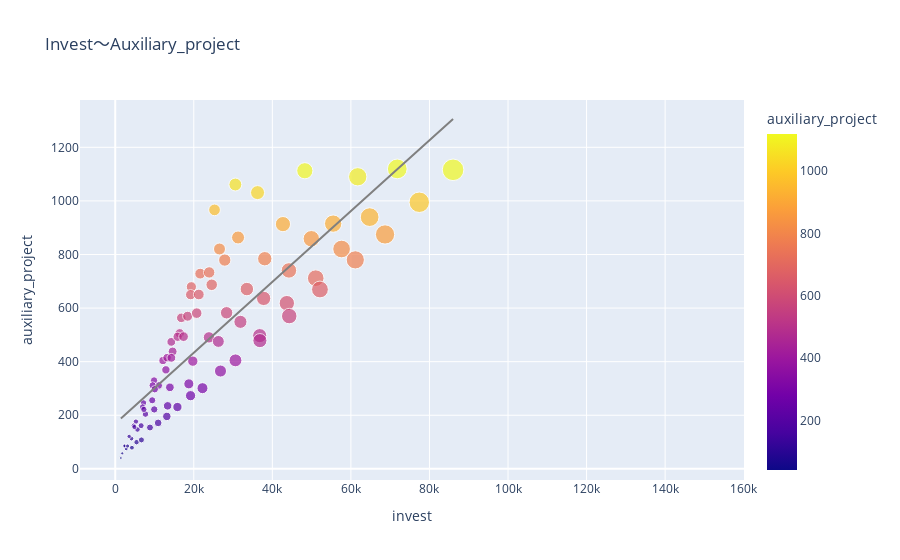

The cell this chart's notebook holds for it:
### Code cell
# The relationship between real estate investment and supporting infrastructure investment
fig_invest_luxiliary_project = px.scatter(df_mac_industry_estate_invest_month, x="invest", y="auxiliary_project", title='Invest～Auxiliary_project',
                                         size="invest", color="auxiliary_project", hover_data=['invest'], trendline="ols", trendline_color_override = 'grey')
fig_invest_luxiliary_project.show()

### Figure 1 — Plotly figure (JSON) as saved in the notebook; plotly's stock layout.template omitted (floating-point values rounded to 4 significant figures; data arrays with more than 128 entries replaced by an {"elided": "..."} marker saying what was removed)
{"data": [{"hovertemplate": "invest=%{marker.size}<br>auxiliary_project=%{marker.color}<extra></extra>", "legendgroup": "", "marker": {"color": {"elided": "242 float values"}, "coloraxis": "coloraxis", "size": {"elided": "242 float values"}, "sizemode": "area", "sizeref": 369.0, "symbol": "circle"}, "mode": "markers", "name": "", "orientation": "v", "showlegend": false, "type": "scatter", "x": {"elided": "242 float values"}, "xaxis": "x", "y": {"elided": "242 float values"}, "yaxis": "y"}, {"hovertemplate": "<b>OLS trendline</b><br>auxiliary_project = 0.0132134 * invest + 169.149<br>R<sup>2</sup>=0.724315<br><br>invest=%{x}<br>auxiliary_project=%{y} <b>(trend)</b><extra></extra>", "legendgroup": "", "line": {"color": "grey"}, "marker": {"symbol": "circle"}, "mode": "lines", "name": "", "showlegend": false, "type": "scatter", "x": [1436.0, 1786.0, 2374.0, 2398.0, 2793.0, 3144.0, 3544.0, 4131.0, 4250.0, 4688.0, 4880.0, 5265.0, 5431.0, 5658.0, 6594.0, 6670.0, 6952.0, 7214.0, 7290.0, 7695.0, 8846.0, 9411.0, 9519.0, 9887.0, 9932.0, 10070.0, 10930.0, 11060.0, 12130.0, 12900.0, 13130.0, 13200.0, 13340.0, 13920.0, 14280.0, 14300.0, 14610.0, 15840.0, 15880.0, 16420.0, 16810.0, 17390.0, 18430.0, 18740.0, 19180.0, 19190.0, 19380.0, 19750.0, 20740.0, 21280.0, 21630.0, 22210.0, 23860.0, 23920.0, 24560, 25280.0, 26250.0, 26550.0, 26800.0, 27890.0, 28360.0, 30580.0, 30610.0, 31270.0, 31870.0, 33510.0, 36230.0, 36770.0, 36830.0, 37780.0, 38070.0, 42700.0, 43690.0, 44220.0, 44300.0, 48270.0, 49920.0, 51050.0, 52120.0, 55480.0, 57630.0, 61120.0, 61740.0, 64770.0, 68690.0, 71800.0, 77410.0, 86010.0], "xaxis": "x", "y": [188.1, 192.7, 200.5, 200.8, 206.1, 210.7, 216.0, 223.7, 225.3, 231.1, 233.6, 238.7, 240.9, 243.9, 256.3, 257.3, 261.0, 264.5, 265.5, 270.8, 286.0, 293.5, 294.9, 299.8, 300.4, 302.2, 313.5, 315.3, 329.5, 339.6, 342.7, 343.5, 345.4, 353.0, 357.8, 358.0, 362.2, 378.4, 379.0, 386.1, 391.3, 399.0, 412.7, 416.7, 422.6, 422.7, 425.3, 430.1, 443.2, 450.3, 455.0, 462.7, 484.5, 485.2, 493.7, 503.2, 516.0, 519.9, 523.2, 537.6, 543.8, 573.2, 573.6, 582.3, 590.3, 611.9, 647.9, 655.1, 655.8, 668.4, 672.2, 733.3, 746.4, 753.5, 754.5, 806.9, 828.8, 843.6, 857.8, 902.3, 930.6, 976.7, 984.9, 1025.0, 1077.0, 1118.0, 1192.0, 1306.0], "yaxis": "y"}], "layout": {"autosize": true, "coloraxis": {"colorbar": {"title": {"text": "auxiliary_project"}}, "colorscale": [[0, "#0d0887"], [0.1111, "#46039f"], [0.2222, "#7201a8"], [0.3333, "#9c179e"], [0.4444, "#bd3786"], [0.5556, "#d8576b"], [0.6667, "#ed7953"], [0.7778, "#fb9f3a"], [0.8889, "#fdca26"], [1, "#f0f921"]]}, "legend": {"itemsizing": "constant", "tracegroupgap": 0}, "title": {"text": "Invest～Auxiliary_project"}, "xaxis": {"anchor": "y", "autorange": true, "domain": [0, 1], "range": [-11150.0, 169200.0], "title": {"text": "invest"}, "type": "linear"}, "yaxis": {"anchor": "x", "autorange": true, "domain": [0, 1], "range": [-55.05, 1377.0], "title": {"text": "auxiliary_project"}, "type": "linear"}}}
